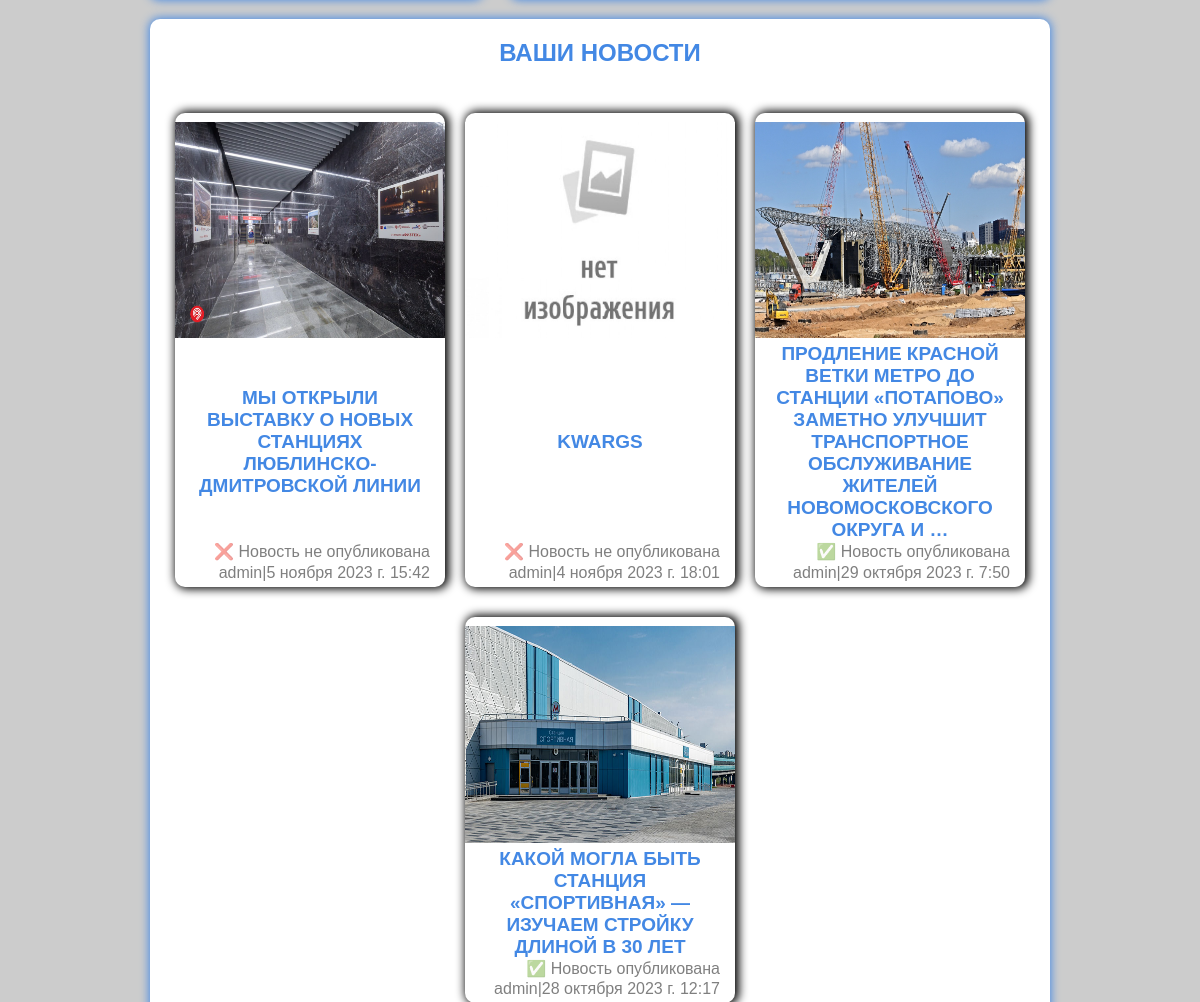
/users/account/ (signed in, middle part), run on an earlier commit of the app's database.
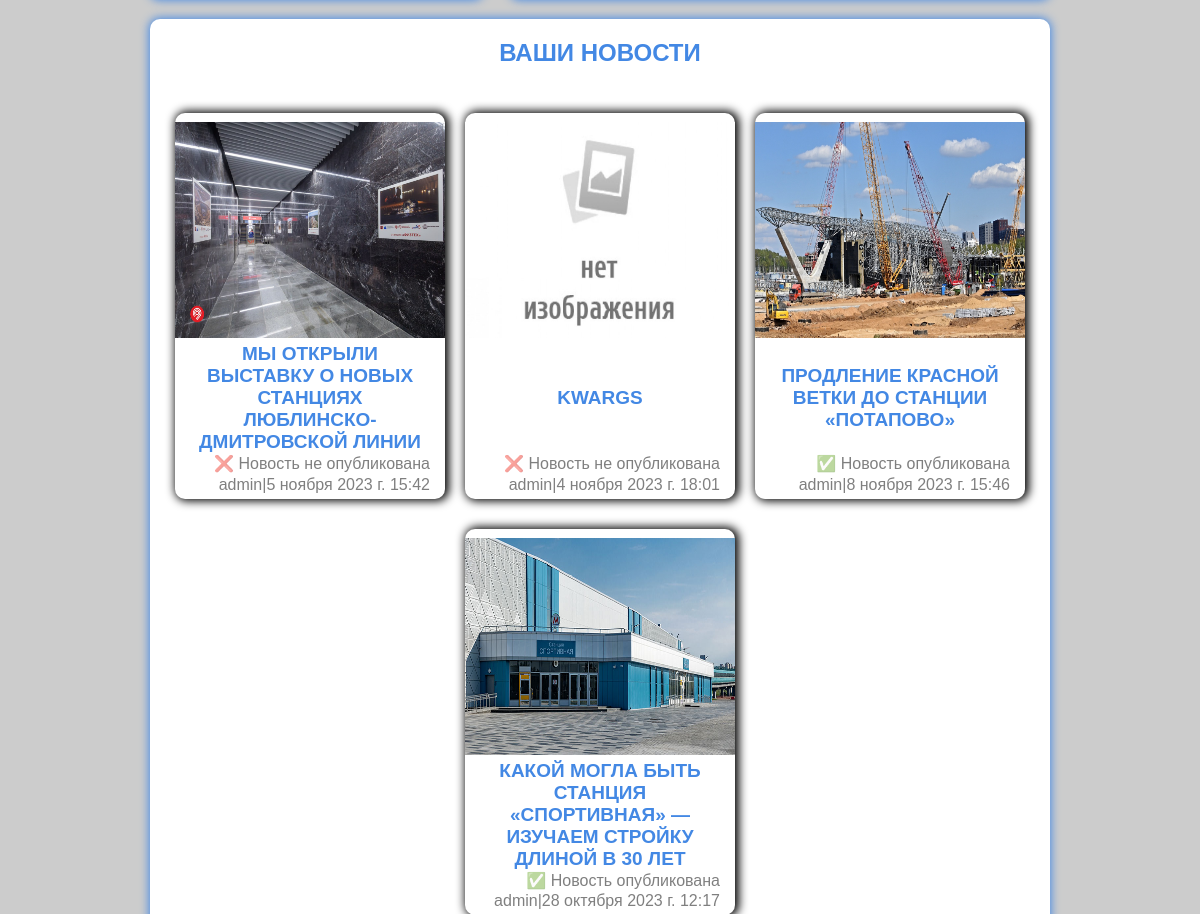
And on a later commit of the database.
### metro_blog/models.py (models this page shows, shortened)
class Blog(models.Model):
    owner = models.ForeignKey(Profile, on_delete=models.SET_NULL, blank=True, null=True, verbose_name='Автор')
    title = models.CharField(max_length=250, blank=False, verbose_name='Название')
    slug = models.CharField(max_length=250, unique=True, verbose_name='Ссылка')
    content = RichTextField(blank=True, null=True, verbose_name='Текст', config_name='extends')
    image = models.ImageField(upload_to='images/%Y/%M/%D', blank=True, verbose_name='Картинка')
    source = models.CharField(max_length=250, blank=True, null=True, verbose_name='Источник')
    is_public = models.BooleanField(default=False)
    time_created = models.DateTimeField(auto_now_add=True, verbose_name='Время создания')
    time_update = models.DateTimeField(auto_now=True, verbose_name='Время обновления')
    city = models.ForeignKey(City, on_delete=models.PROTECT, blank=True, null=True, verbose_name='Город')
    line = models.ManyToManyField(Line, blank=True, verbose_name='линий')
    def get_absolute_url(self):
        return reverse('post', kwargs={'post_slug': self.slug})
    class Meta:
        verbose_name = 'Новость'
        verbose_name_plural = 'Новости'
        ordering = ['-time_created']

### users/models.py (models this page shows, shortened)
class Profile(AbstractBaseUser, PermissionsMixin):
    username = models.CharField(max_length=150, unique=True, blank=False)
    city = models.CharField(max_length=150, blank=True)
    email = models.EmailField(_('email_address'), unique=True, max_length=200)
    date_joined = models.DateTimeField(default=timezone.now)
    is_staff = models.BooleanField(default=False)
    is_active = models.BooleanField(default=True)
    image = models.ImageField(upload_to='avatars/%Y/%M/%D', default='avatars/avatar.jpg', blank=True)
    tracked_city = models.ForeignKey(City, on_delete=models.PROTECT, blank=True, null=True,
                                     verbose_name='Отслеживаемый метрополитен')
    USERNAME_FIELD = 'username'
    REQUIRED_FIELDS = []
    objects = CustomUserManager()

### users/views.py (the view)
# urls.py: path('account/', UserAccount.as_view(), name='user'),
class UserAccount(LoginRequiredMixin, DataMixin, ListView):
    model = Profile
    template_name = 'user/account.html'
    context_object_name = 'user'
    def get_context_data(self, *, object_list=None, **kwargs):
        context = super().get_context_data(**kwargs)
        if self.request.user.is_authenticated:
            context['post_user_count'] = Blog.objects.filter(owner=self.request.user).count
        context['ppuc'] = Blog.objects.filter(owner=self.request.user, is_public=True).count
        context['post_user'] = Blog.objects.filter(owner=self.request.user)
        context['tracked_city_posts'] = Blog.objects.filter(city=self.request.user.tracked_city)
        context['posts'] = Blog.objects.filter(is_public=True)
        c_def = self.get_user_context(title=self.request.user)
        return dict(list(context.items()) + list(c_def.items()))

### main_page/utils.py (called while the page is built)
    @staticmethod
    def get_user_context(**kwargs):
        context = kwargs
        context['menu'] = menu
        context['submenu_editor'] = submenu_editor
        context['cats'] = cats
        return context

### users/templates/user/account.html (shortened to what this page needs)
{% extends 'main_page/base.html' %}
{% load blog_filters %}
{% load static %}
{% block content %}
<main class="content">
    <section class="user_wrap">
        <div>
            {% if post_user %}
            <div class="your_news bg-fff">
                <h2>Ваши новости</h2>
                <ul class="profile-news">
                    {% for p in post_user|slice:"6" %}
                    <li class="element mw-wrap brad-10 black-shadow">
                        <div class="cat_post">
                            <a href="{{ p.city.get_absolute_url }}">
                                <span class="link_city">{{ p.city.title }}</span>
                            </a>
                            <ul class="post_lines_list">
                            </ul>
                        </div>
                        <a href="{{ p.get_absolute_url }}">
                            <div class="hover_background"></div>
                            <div class="prev_post">
                                {% if p.image %}
                                <img src="{{ p.image.url }}" alt="post_image">
                                {% else %}
                                <img src="{% static 'images/plug.jpg' %}" alt="post_image">
                                {% endif %}
                            </div>
                            <h2>{{ p.title | truncatewords:15 }}</h2>
                            <div class="date_post">
                                <div class="post_status">
                                    <p>{% if p.is_public %}✅{% else %}❌{% endif %} Новость
                                        {% if not p.is_public %} не{% endif %} опубликована</p>
                                </div>
                                <span>{{ p.owner.username }}|{{ p.time_update }}</span>
                            </div>
                        </a>
                    </li>
                    {% endfor %}
                </ul>
            </div>
            {% endif %}
        </div>
    </section>
</main>
{% endblock %}

What changed in the data, as far as the page shows it:
changed Blog: title "ПРОДЛЕНИЕ КРАСНОЙ ВЕТКИ МЕТРО ДО СТАНЦИИ «ПОТАПОВО» ЗАМЕТНО УЛУЧШИТ ТРАНСПОРТНОЕ ОБСЛУЖИВАНИЕ ЖИТЕЛЕЙ НОВОМОСКОВСКОГО ОКРУГА И …" → "ПРОДЛЕНИЕ КРАСНОЙ ВЕТКИ ДО СТАНЦИИ «ПОТАПОВО»"; time_update "29 октября 2023 г. 7:50" → "8 ноября 2023 г. 15:46"
